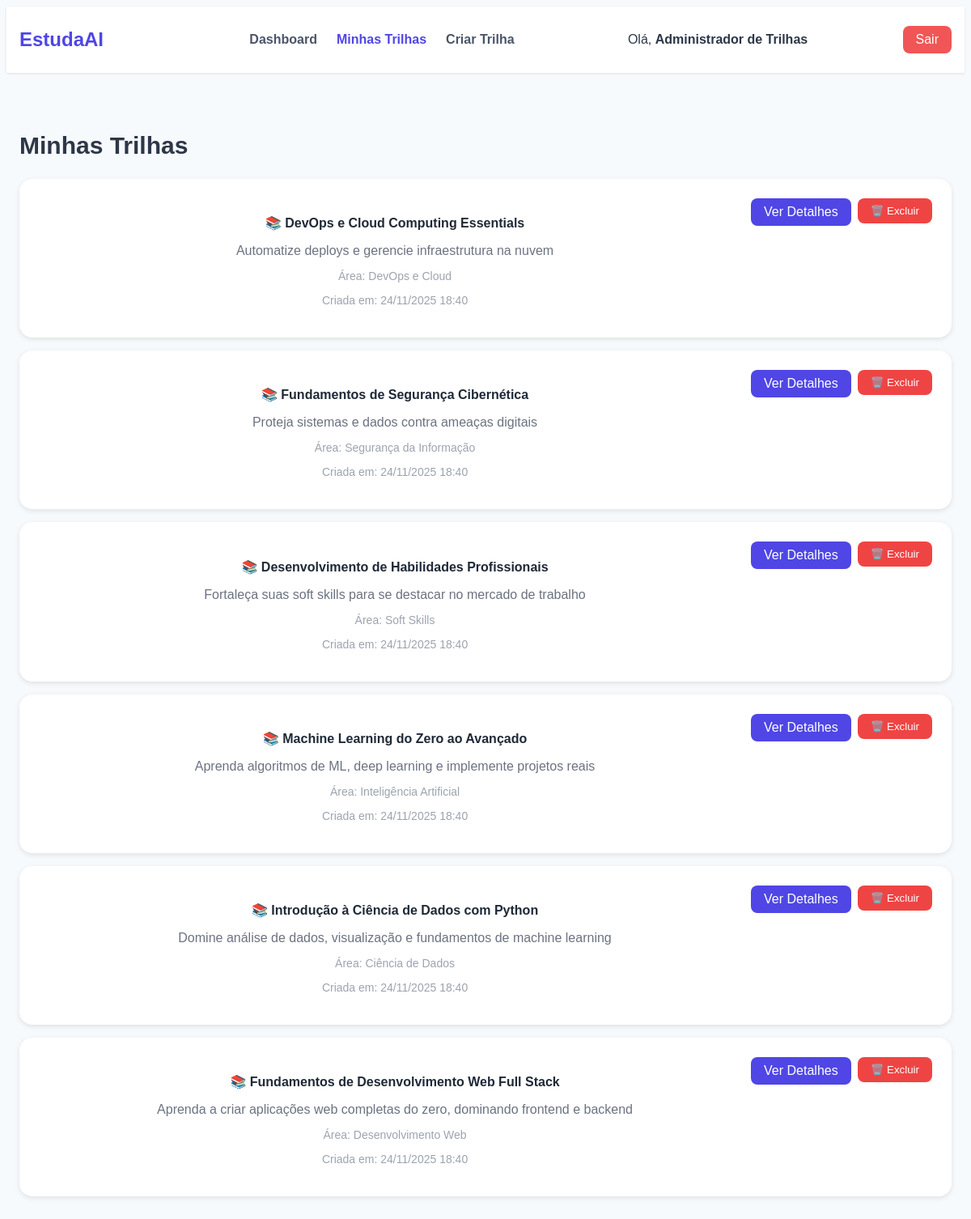
The app's page /usuarios/minhastrilhas/ (signed in) with its own data.
### usuarios/models.py (models this page shows, shortened)
class Usuario(AbstractUser):  # criação de uma classe usuário
    nome = models.CharField(max_length=100)  # Nome completo do usuário
    email = models.EmailField(unique=True)  # Email único no sistema
    universidade = models.CharField(max_length=255)  # Nome da universidade
    curso = models.CharField(max_length=255)  # Nome do curso
    ano_formatura = models.IntegerField(
        null=True,
        blank=True,  # Permite valores vazios
        validators=[
            MinValueValidator(2000),
            MaxValueValidator(2060),
        ],  # Entre 2000 e 2060
    )
    idade = models.IntegerField(
        null=True,
        blank=True,  # Permite valores vazios
        validators=[MinValueValidator(8), MaxValueValidator(100)],  # Entre 8 e 100 anos
    )
    REQUIRED_FIELDS = [
        "nome",
        "email",
        "universidade",
        "curso",
        "ano_formatura",
        "idade",
    ]

### api/models.py (models this page shows, shortened)
class TrilhaCurso(models.Model):
    usuario = models.ForeignKey(
        Usuario, on_delete=models.CASCADE, related_name="trilhas_curso"
    )
    titulo = models.CharField(max_length=255)
    descricao = models.TextField(blank=True)
    area = models.ForeignKey(
        Area, on_delete=models.SET_NULL, null=True, blank=True, related_name="trilhas_curso"
    )
    solicitacao_original = models.TextField(
        blank=True,
        help_text="Texto original enviado pelo usuário (vazio para criação manual)"
    )
    conteudo_json = models.JSONField(
        help_text="Conteúdo completo da trilha em formato JSON"
    )
    ativa = models.BooleanField(default=True)
    data_criacao = models.DateTimeField(auto_now_add=True)
    data_atualizacao = models.DateTimeField(auto_now=True)
    class Meta:
        ordering = ["-data_criacao"]
        verbose_name = "Trilha de Curso (IA)"
        verbose_name_plural = "Trilhas de Curso (IA)"

class Area(models.Model):
    nome = models.CharField(max_length=100, unique=True)
    descricao = models.TextField()
    icone = models.CharField(
        max_length=50, blank=True, help_text="Nome do ícone ou emoji"
    )
    cor = models.CharField(
        max_length=7, default="#4f46e5", help_text="Cor em hexadecimal"
    )
    ativa = models.BooleanField(default=True)
    data_criacao = models.DateTimeField(auto_now_add=True)
    data_atualizacao = models.DateTimeField(auto_now=True)
    class Meta:
        ordering = ["nome"]
        verbose_name = "Área"
        verbose_name_plural = "Áreas"

### usuarios/views.py (the view)
# urls.py: path("minhastrilhas/", views.minhas_trilhas, name="minhas_trilhas"),
@login_required
def minhas_trilhas(request):
    trilhas = TrilhaCurso.objects.filter(
        usuario=request.user,
        ativa=True
    ).order_by("-data_criacao")
    context = {
        "trilhas": trilhas,
    }
    return render(request, "usuarios/minhastrilhas.html", context)

### usuarios/templates/usuarios/minhastrilhas.html (shortened to what this page needs)
{% load static %}
<!DOCTYPE html>
<html lang="pt-BR">
<head>
  <link rel="stylesheet" href="{% static 'usuarios/minhastrilhas-style.css' %}">
</head>
<body class="bg">
  <header class="navbar">
    <nav>
      <a href="#" class="logo">EstudaAI</a>
      <ul class="menu">
        <li><a href="{% url 'dashboard' %}">Dashboard</a></li>
        <li><a href="#" class="active">Minhas Trilhas</a></li>
        <li><a href="{% url 'criar_trilha' %}">Criar Trilha</a></li>
      </ul>
      <div class="user">
        <span>Olá, <strong>{{ user.nome|default:user.username }}</strong></span>
        {% if user.is_staff %}
        <a href="{% url 'admin_dashboard' %}" style="margin-left: 1rem; padding: 0.5rem 1rem; background: rgba(255,255,255,0.2); border-radius: 0.5rem; text-decoration: none; color: white;">Admin</a>
        {% endif %}
        <a href="{% url 'logout' %}" style="margin-left: 0.5rem; padding: 0.5rem 1rem; background: rgba(239,68,68,0.9); border-radius: 0.5rem; text-decoration: none; color: white;">Sair</a>
      </div>
    </nav>
  </header>
  <main class="container">
    <h2>Minhas Trilhas</h2>
    {% if trilhas %}
    <div>
      {% for trilha in trilhas %}
      <div class="card" style="margin-bottom: 1rem;">
        <div style="display: flex; justify-content: space-between; align-items: start;">
          <div style="flex: 1;">
            <h4 style="color: #1f2937; margin-bottom: 0.5rem;">
              {% if trilha.solicitacao_original and trilha.solicitacao_original != "Criado pelo admin" and trilha.solicitacao_original != "Criação manual" %}
              🤖
              {% else %}
              📚
              {% endif %}
              {{ trilha.titulo }}
            </h4>
            {% if trilha.descricao %}
            <p style="color: #6b7280; margin-bottom: 0.5rem;">{{ trilha.descricao }}</p>
            {% endif %}
            {% if trilha.area %}
            <p style="color: #9ca3af; font-size: 0.875rem;">
              Área: {{ trilha.area.nome }}
            </p>
            {% endif %}
            <p style="color: #9ca3af; font-size: 0.875rem;">
              Criada em: {{ trilha.data_criacao|date:"d/m/Y H:i" }}
            </p>
          </div>
          <div style="display: flex; gap: 0.5rem;">
            <a
              href="{% url 'ver_trilha' trilha.id %}"
              style="background: #4f46e5; color: white; padding: 0.5rem 1rem; border: none; border-radius: 0.5rem; cursor: pointer; text-decoration: none; display: inline-block;"
            >
               Ver Detalhes
            </a>
            <form method="POST" action="{% url 'excluir_trilha' trilha.id %}" style="display: inline;" onsubmit="return confirm('Tem certeza que deseja excluir esta trilha?');">
              <button
                type="submit"
                style="background: #ef4444; color: white; padding: 0.5rem 1rem; border: none; border-radius: 0.5rem; cursor: pointer;"
              >
                🗑️ Excluir
              </button>
            </form>
          </div>
        </div>
      </div>
      {% endfor %}
    </div>
    {% endif %}
  </main>
</body>
</html>

### usuarios/static/usuarios/minhastrilhas-style.css (style rules this page uses)
body.bg { background-color: #f7fafc; font-family: sans-serif; color: #2d3748; }
.navbar { background: #fff; box-shadow: 0 1px 3px rgba(0,0,0,0.1); position: sticky; top: 0; z-index: 50; }
nav { max-width: 1200px; margin: 0 auto; padding: 1rem; display: flex; align-items: center; justify-content: space-between; }
.logo { font-size: 1.5rem; font-weight: bold; color: #4f46e5; text-decoration: none; }
.menu { list-style: none; display: flex; gap: 1.5rem; }
.menu a { text-decoration: none; font-weight: 600; color: #4a5568; }
.menu a.active, .menu a:hover { color: #4f46e5; }
.user { display: flex; align-items: center; gap: 0.5rem; }
.container { max-width: 1200px; margin: 2rem auto; padding: 1rem; }
.container h2 { font-size: 1.875rem; font-weight: bold; margin-bottom: 1.5rem; }
.card { background: #fff; padding: 1.5rem; border-radius: 1rem; box-shadow: 0 2px 6px rgba(0,0,0,0.1); text-align: center; color: #718096; }

### records on screen
Usuario: nome "Administrador de Trilhas"
TrilhaCurso: titulo "DevOps e Cloud Computing Essentials", descricao "Automatize deploys e gerencie infraestrutura na nuvem", area.nome "DevOps e Cloud", data_criacao "24/11/2025 18:40"
TrilhaCurso: titulo "Fundamentos de Segurança Cibernética", descricao "Proteja sistemas e dados contra ameaças digitais", area.nome "Segurança da Informação", data_criacao "24/11/2025 18:40"
TrilhaCurso: titulo "Desenvolvimento de Habilidades Profissionais", descricao "Fortaleça suas soft skills para se destacar no mercado de trabalho", area.nome "Soft Skills", data_criacao "24/11/2025 18:40"
TrilhaCurso: titulo "Machine Learning do Zero ao Avançado", descricao "Aprenda algoritmos de ML, deep learning e implemente projetos reais", area.nome "Inteligência Artificial", data_criacao "24/11/2025 18:40"
TrilhaCurso: titulo "Introdução à Ciência de Dados com Python", descricao "Domine análise de dados, visualização e fundamentos de machine learning", area.nome "Ciência de Dados", data_criacao "24/11/2025 18:40"
TrilhaCurso: titulo "Fundamentos de Desenvolvimento Web Full Stack", descricao "Aprenda a criar aplicações web completas do zero, dominando frontend e backend", area.nome "Desenvolvimento Web", data_criacao "24/11/2025 18:40"
